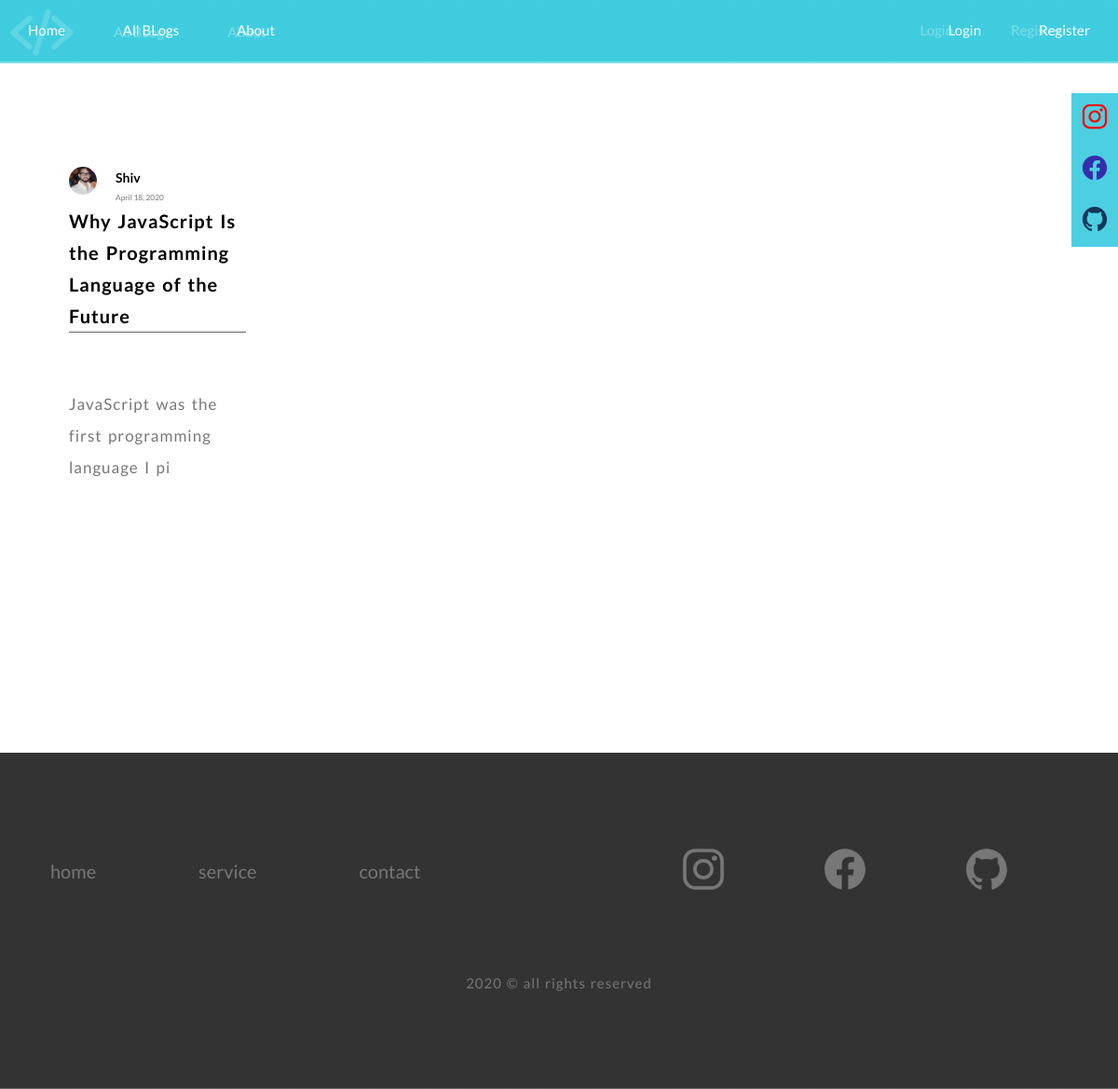
/post/38, run on the app's committed database.
### Blog/models.py (models this page shows, shortened)
class Post(models.Model):
    title = models.CharField(max_length = 100)
    content = models.TextField()
    date_posted = models.DateTimeField(default = timezone.now)
    author = models.ForeignKey(User, on_delete = models.CASCADE)
    image = models.ImageField( default = 'default.jpg' , upload_to = 'blog_images')

### users/models.py (models this page shows, shortened)
class Profile(models.Model):
    user = models.OneToOneField(User, on_delete = models.CASCADE)
    image = models.ImageField( default = 'default.jpg' ,upload_to = 'profile_pics')

### Blog/views.py (the view)
# urls.py: path('post/<int:pk>', PostDetailView.as_view(), name = "post-detail"),
class PostDetailView(DetailView):
    model = Post

### Blog/templates/blog/post_detail.html (shortened to what this page needs)
{% extends 'blog/base.html' %}
{% block content %}
    <header>
        <nav class="navigation">
            <ul class="navigation__list nav-left">
                <li><a href="{% url 'home' %}" class="navigation__list--item">Home</a></li>
                <li><a href="{% url 'blog-home' %}" class="navigation__list--item">All BLogs</a></li>
                <li><a href="{% url 'blog-about' %}" class="navigation__list--item">About</a></li>
            </ul>
            <ul class="navigation__list nav-right">
                {% if user.is_authenticated %}
                <li><a class="navigation__list--item" href="{% url 'profile' %}">profile</a></li>
                <li><a class="navigation__list--item" href="{% url 'logout' %}">logout</a></li>
                {% else %}
                <li><a class="navigation__list--item" href="{% url 'login' %}">Login</a></li>
                <li><a class="navigation__list--item" href="{% url 'register' %}">Register</a></li>
                {% endif %}
            </ul>
        </nav>
    </header>
    <main >
        <section class="section-blog post-detail">
            <div class="row">
                    <div class="col-4-of-4">
                        <article class="post">
                            <div class="col-1-of-4">
                                <img src="{{ object.author.profile.image.url }}" alt="" class="post__img-icon">
                                <div class="post__body">
                                    <div class="post__meta-data">
                                        <a class="post__author " href="{% url 'user-posts' post.author %}">{{ object.author }}</a>
                                        <small class="post__date">{{ object.date_posted|date:"F d, Y" }}</small>
                                    </div>
                                    <h2 class="post__title" href="{% url 'post-detail' post.id  %}">{{ object.title }}</h2>
                                    <p class="post__content">{{ object.content|slice:":50"  }}</p>
                                </div>
                            </div>
                            <div class="col-3-of-4">
                                <figure class="post__img">
                                </figure>
                            </div>
                        </article>
                    </div>
           </div>
        </section>
    </main>
{% endblock content %}

### Blog/static/blog/main.css (style rules this page uses)
*, *::after, *::before { margin: 0; padding: 0; box-sizing: inherit; }
html { font-size: 62.5%; }
body { box-sizing: border-box; }
body { font-family: "Lato", sans-serif; font-weight: 400; line-height: 1.7; color: #777; }
.navigation { background-image: linear-gradient(rgba(0, 188, 212, 0.5), rgba(0, 188, 212, 0.5)); position: fixed; width: 100%; z-index: 1000; }
.navigation::after { content: ""; display: table; clear: both; }
.navigation__list { list-style: none; display: inline-block; }
.navigation__list li { display: inline-block; margin: 2rem 3rem; }
.navigation__list--item { text-decoration: none; color: #fff; font-size: 1.5rem; transition: color .4s; position: relative; }
.navigation .nav-left { float: left; }
.navigation .nav-right { float: right; }
.post { background-color: #fff; margin-bottom: 5rem; padding: 2.5rem 4rem; overflow: hidden; width: 90%; transition: border .2s; border: 4px solid transparent; position: relative; }
.post__img-icon { position: absolute; display: inline-block; height: 3rem; width: 3rem; border-radius: 50%; }
.post__meta-data { display: inline-block; margin-left: 5rem; width: 10rem; }
.post__author { display: inline-block; font-weight: bolder; text-decoration: none; color: #000; font-size: 1.4rem; text-transform: capitalize; width: 100%; }
.post__date { display: inline-block; }
.post__title { font-weight: 700; text-decoration: none; font-size: 2rem; color: #000; display: block; border-bottom: 1px solid rgba(0, 0, 0, 0.6); letter-spacing: 1px; word-spacing: 2px; animation: moveInLeft 2s; }
.post__content { font-size: 1.7rem; margin-top: 6rem; margin-bottom: 4rem; color: #777777; letter-spacing: 1px; word-spacing: 2px; line-height: 200%; animation: moveInRight 2s; }
.post__img { width: 90%; height: 40rem; overflow: hidden; margin-left: 2rem; animation: moveInBottom 2s; }
.row { max-width: 114rem; margin: 0 auto; }
.row [class^="col-"] { float: left; }
.row [class^="col-"]:not(:last-child) { margin-right: 6rem; }
.row::after { content: ""; display: table; clear: both; }
.row .col-1-of-4 { width: calc((100% - 3 * 6rem) / 4); }
.row .col-3-of-4 { width: calc(3 * ((100% - 3 * 6rem) / 4) + 2 * 6rem); }
.row .col-4-of-4 { width: 100%; }
.section-blog { padding: 15rem 0; }

### data on the page
Post: author.profile.image (picture), author "Shiv", date_posted "April 18, 2020", title "Why JavaScript Is the Programming Language of the Future", content "JavaScript was the first programming language I pi"
